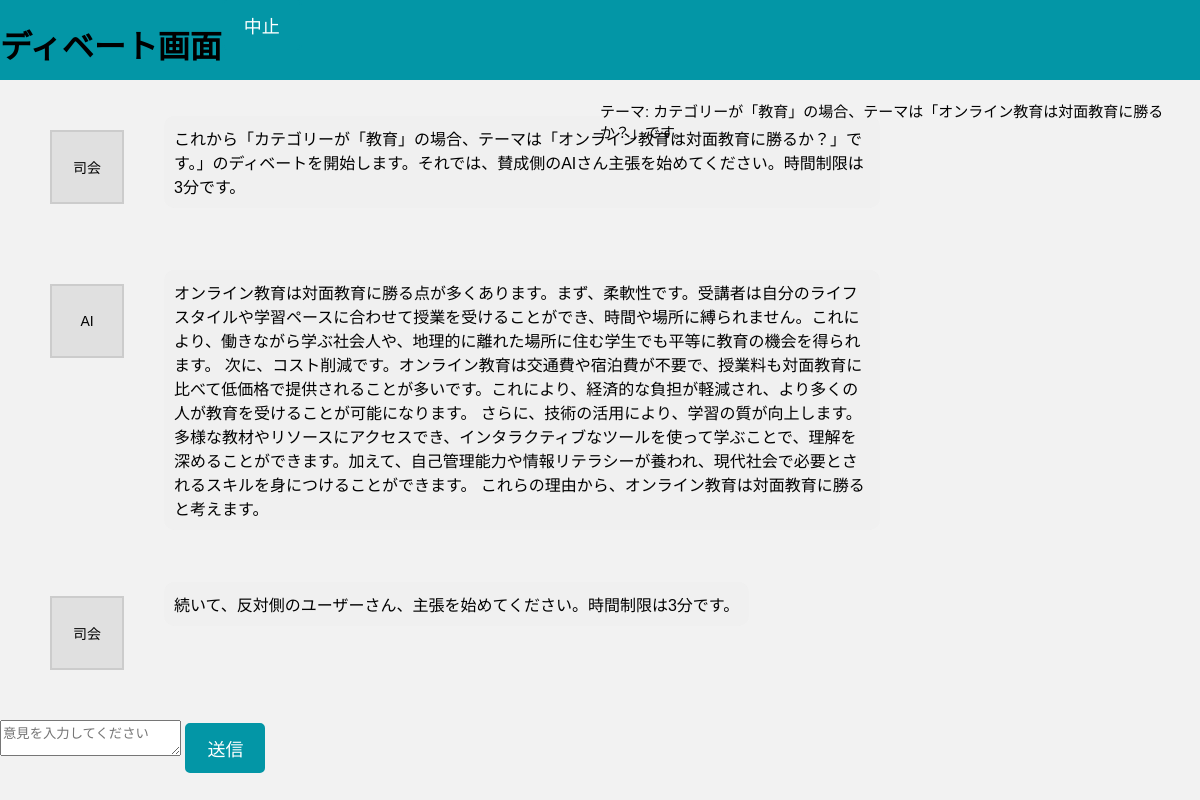
/debate/debate, run on the app's committed database.
### models.py (models this page shows)
class AllDebate(db.Model):
    id = db.Column(db.Integer, primary_key=True)
    category = db.Column(db.String(50), nullable=False, default="")
    mode = db.Column(db.String(20), nullable=False, default="")
    topic = db.Column(db.String(200), nullable=False, default="")
    user_1 = db.Column(db.String(50), nullable=False)
    user_2 = db.Column(db.String(50), nullable=False)
    user_1_claim = db.Column(db.Text, default="")
    user_2_claim = db.Column(db.Text, default="")
    user_1_counter = db.Column(db.Text, default="")
    user_2_counter = db.Column(db.Text, default="")
    user_1_final = db.Column(db.Text, default="")
    user_2_final = db.Column(db.Text, default="")
    feedback = db.Column(db.Text, default="[]")
    winner = db.Column(db.String(50), default="")

### debate.py (the view)
@debate_bp.route('/debate', methods=['GET'])
def debate():
    debate = AllDebate.query.order_by(AllDebate.id.desc()).first()
    if not debate:
        return "ディベートデータが存在しません。", 404
    feedback = json.loads(debate.feedback) if debate.feedback else []
    return render_template('debate.html', debate=debate, feedback=feedback)

### templates/debate.html (shortened to what this page needs)
<!DOCTYPE html>
<html lang="ja">
<head>
    <link rel="stylesheet" href="{{ url_for('static', filename='styles.css') }}">
    <link rel="stylesheet" href="{{ url_for('static', filename='debate.css') }}">
</head>
<body>
    <header>
        <h1>ディベート画面</h1>
        <div class="header-buttons">
            <form action="{{ url_for('debate.stop_debate') }}" method="POST">
                <button type="submit" class="stop-button">中止</button>
            </form>
        </div>
    </header>
    <main>
        <div class="time-theme">
            <p class="theme">テーマ: {{ debate.topic or "未設定" }}</p>
        </div>
        <div id="chat-box" class="chat-box">
            {% for message in feedback %}
                <div class="chat-entry {{ 'right' if message.speaker == 'ユーザー' else 'left' }}">
                    <div class="speaker">{{ message.speaker }}</div>
                    <p class="message">{{ message.message }}</p>
                </div>
            {% endfor %}
        </div>
        <div class="chat-input">
            <form id="chat-form">
                <textarea id="user-message" placeholder="意見を入力してください" required></textarea>
                <button type="submit">送信</button>
            </form>
        </div>
    </main>
</body>
</html>

### static/styles.css (style rules this page uses)
body { background-color: #F2F2F2; font-family: Arial, sans-serif; margin: 0; padding: 0; position: relative; }
header { background-color: #0396A6; height: 80px; width: 100%; position: fixed; top: 0; z-index: 1000; display: flex; }
main { padding-top:80px ; }

### static/debate.css (style rules this page uses)
.chat-box { display: flex; flex-direction: column; gap: 20px; margin: 20px; }
.time-theme { display: flex; }
.theme { position: absolute; left: 50%; margin-top: 20px; font-size: 15px; }
.chat-entry { display: flex; align-items: flex-start; gap: 10px; }
.chat-entry.left { justify-content: flex-start; }
.speaker { width: 70px; height: 70px; margin: 30px; display: flex; justify-content: center; align-items: center; background-color: #e0e0e0; border: 2px solid #ccc; border-radius: 0; text-align: center; font-size: 14px; }
.message { max-width: 60%; padding: 10px; border-radius: 10px; background-color: #f0f0f0; }
button[type="submit"] { font-size: 18px; padding: 10px 20px; background-color: #0396A6; color: white; border: 2px solid #0396A6; border-radius: 5px; cursor: pointer; }

### data on the page
AllDebate: topic "カテゴリーが「教育」の場合、テーマは「オンライン教育は対面教育に勝るか？」です。", speaker "AI", message "オンライン教育は対面教育に勝る点が多くあります。まず、柔軟性です。受講者は自分のライフスタイルや学習ペースに合わせて授業を受けることができ、時間や場所に縛られません。これにより、働きながら学ぶ社会人や、地理的に離れた場所に住む学生でも平等に教育の機会を得られます。 次に、コスト削減です。オンライン教育は交通費や宿泊費が不要で、授業料も対面教育に比べて低価格で提供されることが多いです。これにより、経済的な負担が軽減され、より多くの人が教育を受けることが可能になります。 さらに、技術の活用により、学習の質が向上します。多様な教材やリソースにアクセスでき、インタラクティブなツールを使って学ぶことで、理解を深めることができます。加えて、自己管理能力や情報リテラシーが養われ、現代社会で必要とされるスキルを身につけることができます。 これらの理由から、オンライン教育は対面教育に勝ると考えます。"

### other printed values
{{ message.speaker }} "司会" "司会"
{{ message.message }} "これから「カテゴリーが「教育」の場合、テーマは「オンライン教育は対面教育に勝るか？」です。」のディベートを開始します。それでは、賛成側のAIさん主張を始めてください。時間制限は3分です。" "続いて、反対側のユーザーさん、主張を始めてください。時間制限は3分です。"
